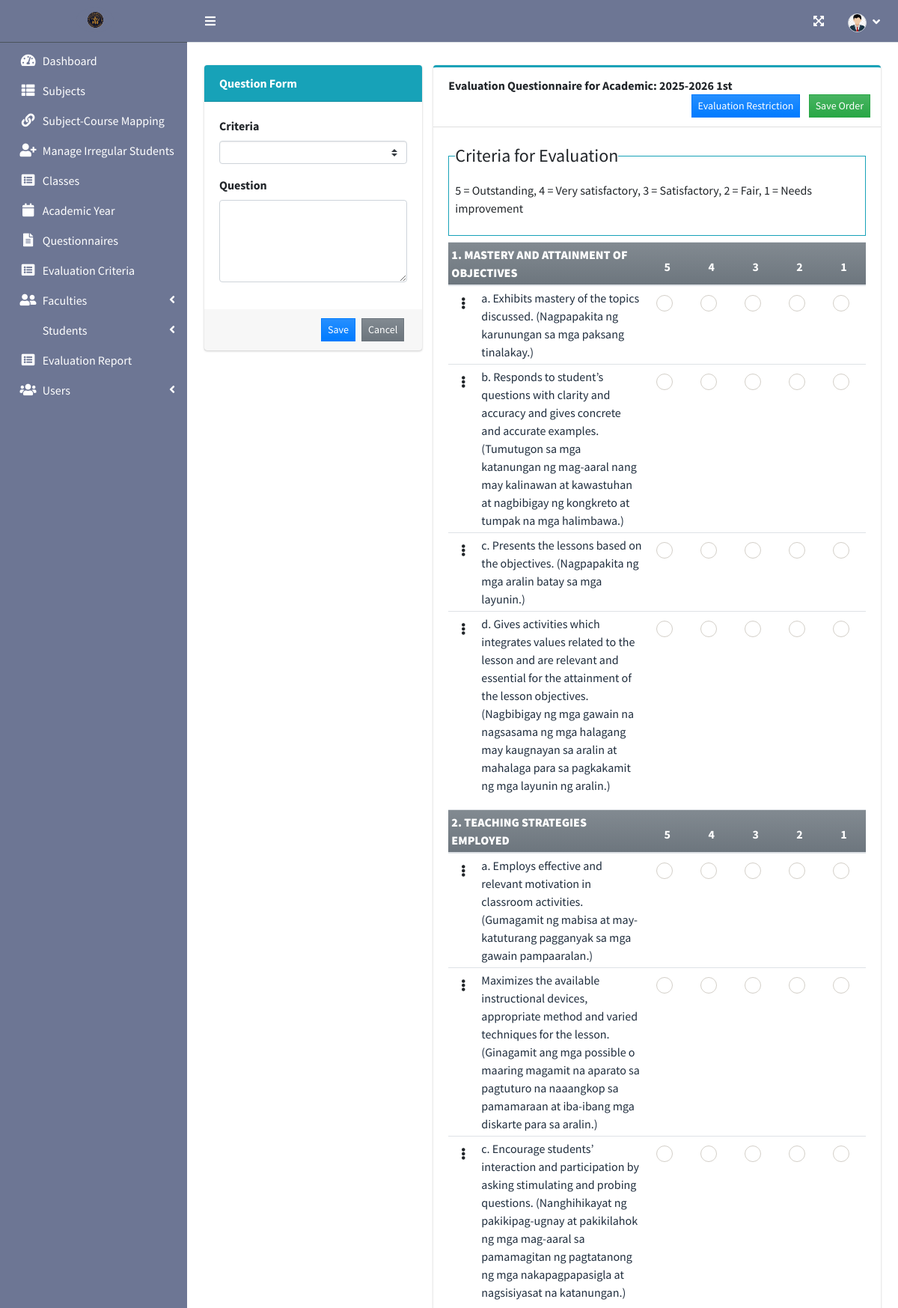
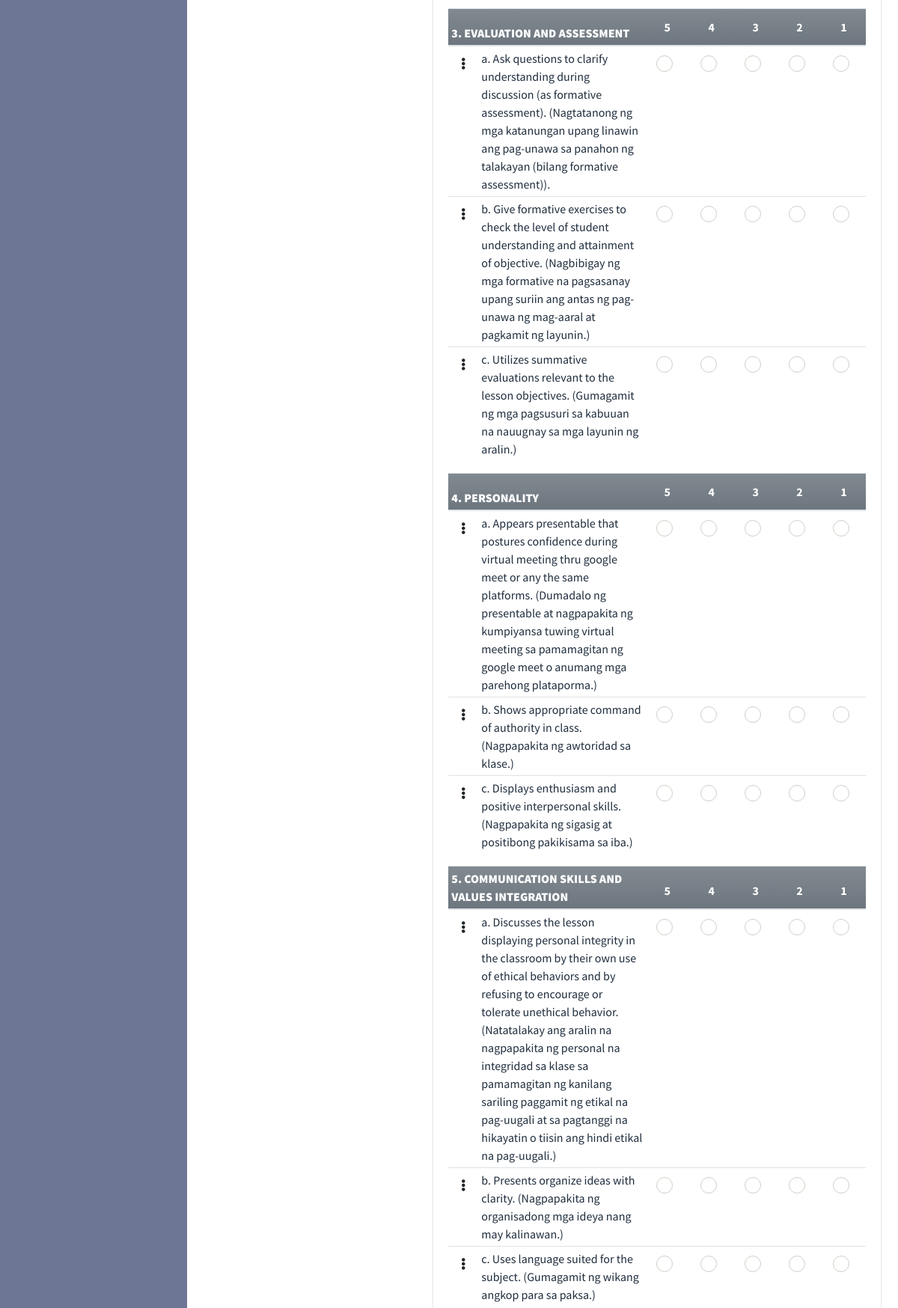
Page /index.php?page=manage_questionnaire&id=5 (signed in, upper part) on the committed database (2 pictures, top to bottom).
### tables this page shows
CREATE TABLE `criteria_list` (
  `id` int(30) NOT NULL,
  `criteria` text NOT NULL,
  `order_by` int(30) NOT NULL
);

CREATE TABLE `question_list` (
  `id` int(30) NOT NULL,
  `academic_id` int(30) NOT NULL,
  `question` text NOT NULL,
  `order_by` int(30) NOT NULL,
  `criteria_id` int(30) NOT NULL
);

### admin/manage_questionnaire.php (the view, shortened to what this page needs)
<?php
include 'db_connect.php';
function ordinal_suffix($num){
    $num = $num % 100;
    if($num < 11 || $num > 13){
         switch($num % 10){
            case 1: return $num.'st';
        }
    }
    return $num.'th';
}
?>
<div class="container-fluid">
	<div class="row">
		<div class="col-md-4">
			<div class="card card-info card-primary">
				<div class="card-header">
					<b>Question Form</b>
				</div>
				<div class="card-body">
					<form action="" id="manage-question">
						<div class="form-group">
							<label for="">Criteria</label>
							<select name="criteria_id" id="criteria_id" class="custom-select custom-select-sm select2">
								<option value=""></option>
							<?php
								$criteria = $conn->query("SELECT * FROM criteria_list order by abs(order_by) asc ");
								while($row = $criteria->fetch_assoc()):
							?>
							<option value="<?php echo $row['id'] ?>"><?php echo $row['criteria'] ?></option>
							<?php endwhile; ?>
							</select>
						</div>
						<div class="form-group">
							<label for="">Question</label>
							<textarea name="question" id="question" cols="30" rows="4" class="form-control" required=""><?php echo isset($question) ? $question : '' ?></textarea>
						</div>
					</form>
				</div>
				<div class="card-footer">
					<div class="d-flex justify-content-end w-100">
						<button class="btn btn-sm btn-primary btn-flat bg-gradient-primary mx-1" form="manage-question">Save</button>
						<button class="btn btn-sm btn-flat btn-secondary bg-gradient-secondary mx-1" form="manage-question" type="reset">Cancel</button>
					</div>
				</div>
			</div>
		</div>
		<div class="col-md-8">
			<div class="card card-outline card-info">
				<div class="card-header">
					<b>Evaluation Questionnaire for Academic: <?php echo $year.' '.(ordinal_suffix($semester)) ?> </b>
					<div class="card-tools">
						<button class="btn btn-sm btn-flat btn-primary bg-gradient-primary mx-1" id="eval_restrict" type="button">Evaluation Restriction</button>
						<button class="btn btn-sm btn-flat btn-success bg-gradient-success mx-1" form="order-question">Save Order</button>
					</div>
				</div>
				<div class="card-body">
					<fieldset class="border border-info p-2 w-100">
					   <legend  class="w-auto">Criteria for Evaluation</legend>
					   <p>5 = Outstanding, 4 = Very satisfactory, 3 = Satisfactory, 2 = Fair, 1 = Needs improvement</p>
					</fieldset>
					<form id="order-question">
					<?php
						$criteria = $conn->query("SELECT * FROM criteria_list order by abs(order_by) asc ");
						while($crow = $criteria->fetch_assoc()):
					?>
					<table class="table table-condensed">
						<thead>
							<tr class="bg-gradient-secondary">
								<th colspan="2" class=" p-1"><b><?php echo $crow['criteria'] ?></b></th>
								<th class="text-center">5</th>
								<th class="text-center">4</th>
								<th class="text-center">3</th>
								<th class="text-center">2</th>
								<th class="text-center">1</th>
							</tr>
						</thead>
						<tbody class="tr-sortable">
							<?php
							$questions = $conn->query("SELECT * FROM question_list where criteria_id = {$crow['id']} and academic_id = $id order by abs(order_by) asc ");
							while($row=$questions->fetch_assoc()):
							?>
							<tr class="bg-white">
								<td class="p-1 text-center" width="5px">
									<span class="btn-group dropright">
									  <span type="button" class="btn" data-toggle="dropdown" aria-haspopup="true" aria-expanded="false">
									   <i class="fa fa-ellipsis-v"></i>
									  </span>
									</span>
								</td>
								<td class="p-1" width="40%">
									<?php echo $row['question'] ?>
								</td>
								<?php for($c=0;$c<5;$c++): ?>
								<td class="text-center">
									<div class="icheck-success d-inline">
				                        <label for="qradio<?php echo $row['id'].'_'.$c ?>">
				                        </label>
			                      </div>
								</td>
								<?php endfor; ?>
							</tr>
							<?php endwhile; ?>
						</tbody>
					</table>
					<?php endwhile; ?>
					</form>
				</div>
			</div>
		</div>
	</div>
</div>

### rows in the picture
criteria_list: criteria "1. MASTERY AND ATTAINMENT OF OBJECTIVES"
question_list: question "a. Exhibits mastery of the topics discussed. (Nagpapakita ng karunungan sa mga paksang tinalakay.)"
question_list: question "b. Responds to student’s questions with clarity and accuracy and gives concrete and accurate examples. (Tumutugon sa mga katanungan ng mag-aaral nang may kalinawan at kawastuhan at nagbibigay ng kongkreto at tumpak na mga halimbawa.)"
question_list: question "c. Presents the lessons based on the objectives. (Nagpapakita ng mga aralin batay sa mga layunin.)"
question_list: question "d. Gives activities which integrates values related to the lesson and are relevant and essential for the attainment of the lesson objectives. (Nagbibigay ng mga gawain na nagsasama ng mga halagang may kaugnayan sa aralin at mahalaga para sa pagkakamit ng mga layunin ng aralin.)"
criteria_list: criteria "2. TEACHING STRATEGIES EMPLOYED"
question_list: question "a. Employs effective and relevant motivation in classroom activities. (Gumagamit ng mabisa at may-katuturang pagganyak sa mga gawain pampaaralan.)"
question_list: question "Maximizes the available instructional devices, appropriate method and varied techniques for the lesson. (Ginagamit ang mga possible o maaring magamit na aparato sa pagtuturo na naaangkop sa pamamaraan at iba-ibang mga diskarte para sa aralin.)"
question_list: question "c. Encourage students’ interaction and participation by asking stimulating and probing questions. (Nanghihikayat ng pakikipag-ugnay at pakikilahok ng mga mag-aaral sa pamamagitan ng pagtatanong ng mga nakapagpapasigla at nagsisiyasat na katanungan.)"
criteria_list: criteria "3. EVALUATION AND ASSESSMENT"
question_list: question "a. Ask questions to clarify understanding during discussion (as formative assessment). (Nagtatanong ng mga katanungan upang linawin ang pag-unawa sa panahon ng talakayan (bilang formative assessment))."
question_list: question "b. Give formative exercises to check the level of student understanding and attainment of objective. (Nagbibigay ng mga formative na pagsasanay upang suriin ang antas ng pag-unawa ng mag-aaral at pagkamit ng layunin.)"
question_list: question "c. Utilizes summative evaluations relevant to the lesson objectives. (Gumagamit ng mga pagsusuri sa kabuuan na nauugnay sa mga layunin ng aralin.)"
criteria_list: criteria "4. PERSONALITY"
question_list: question "a. Appears presentable that postures confidence during virtual meeting thru google meet or any the same platforms. (Dumadalo ng presentable at nagpapakita ng kumpiyansa tuwing virtual meeting sa pamamagitan ng google meet o anumang mga parehong plataporma.)"
question_list: question "b. Shows appropriate command of authority in class. (Nagpapakita ng awtoridad sa klase.)"
question_list: question "c. Displays enthusiasm and positive interpersonal skills. (Nagpapakita ng sigasig at positibong pakikisama sa iba.)"
criteria_list: criteria "5. COMMUNICATION SKILLS AND VALUES INTEGRATION"
question_list: question "a. Discusses the lesson displaying personal integrity in the classroom by their own use of ethical behaviors and by refusing to encourage or tolerate unethical behavior. (Natatalakay ang aralin na nagpapakita ng personal na integridad sa klase sa pamamagitan ng kanilang sariling paggamit ng etikal na pag-uugali at sa pagtanggi na hikayatin o tiisin ang hindi etikal na pag-uugali.)"
question_list: question "b. Presents organize ideas with clarity. (Nagpapakita ng organisadong mga ideya nang may kalinawan.)"
question_list: question "c. Uses language suited for the subject. (Gumagamit ng wikang angkop para sa paksa.)"

### other values in the picture
$year "2025-2026"
ordinal_suffix($semester) "1st"
